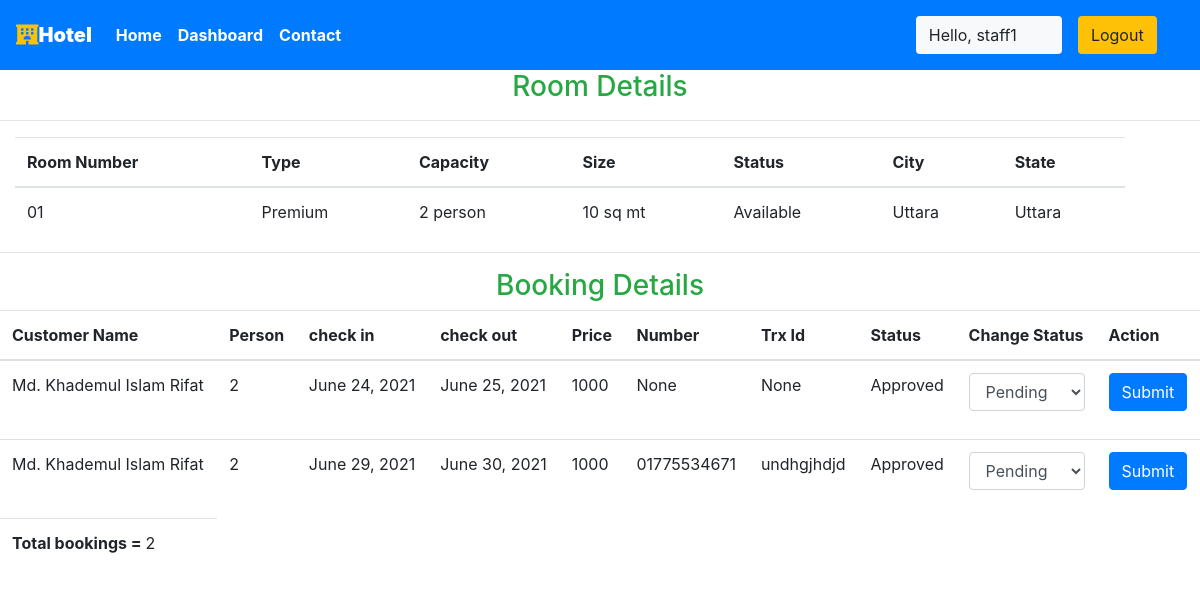
The app's page /staff/panel/view-room?roomid=21 (signed in) with its own data.
### main/models.py (models this page shows, shortened)
class CustomUser(AbstractUser):
     date_of_birth = models.DateField(verbose_name=_("Date of birth"), blank=True, null=True)
     address1 = models.CharField(verbose_name=_("Address line 1"), max_length=1024, blank=True, null=True)
     zip_code = models.CharField(verbose_name=_("Postal Code"), max_length=12, blank=True, null=True)
     city = models.CharField(verbose_name=_("City"), max_length=1024, blank=True, null=True)
     country = CountryField(blank=True, null=True)
     phone_regex = RegexValidator(regex=r"^\+(?:[0-9]●?){6,14}[0-9]$", message=_("Enter a valid international mobile phone number starting with +(country code)"))
     mobile_phone = models.CharField(validators=[phone_regex], verbose_name=_("Mobile phone"), max_length=17, blank=True, null=True)
     photo = models.ImageField(verbose_name=_("Photo"), upload_to='photos/', default='photos/default-user-avatar.png')
     class Meta:
         ordering = ['last_name']

class Room(models.Model):
    ROOM_STATUS = (
    ("1", "available"),
    ("2", "not available"),
    )
    ROOM_TYPE = (
    ("1", "Premium"),
    ("2", "Deluxe"),
    ("3","Economi"),
    )
    id = models.AutoField(primary_key=True)
    room_type = models.CharField(max_length=50,choices = ROOM_TYPE)
    capacity = models.IntegerField()
    price = models.IntegerField()
    size = models.IntegerField()
    hotel = models.ForeignKey(Hotel, on_delete = models.CASCADE)
    status = models.CharField(choices =ROOM_STATUS,max_length = 15)
    roomnumber = models.IntegerField()
    photo=models.ImageField(upload_to='room/', null=True, blank=True)
    Services=models.CharField(max_length=30,null=True)

class Hotel(models.Model):
    id = models.AutoField(primary_key=True)
    name = models.CharField(max_length=30,null=True)
    owner = models.ForeignKey(CustomUser, blank=True, null=True, on_delete=models.CASCADE)
    location = models.CharField(max_length=50)
    state = models.CharField(max_length=50,null=True)
    country = models.CharField(max_length=50,null=True)
    photo=models.ImageField(upload_to='hotel/', null=True, blank=True)

class Reservation(models.Model):
    Reservation_STATUS = (
    ("1", "Pending"),
    ("2", "Approved"),
    ("3", "Canceled"),
    )
    status=models.CharField(choices=Reservation_STATUS, max_length=15, default="Pending")
    id = models.AutoField(primary_key=True)
    check_in = models.DateField(auto_now =False)
    check_out = models.DateField()
    room = models.ForeignKey(Room, on_delete = models.CASCADE)
    guest = models.ForeignKey(CustomUser, on_delete= models.CASCADE)
    payment_number=models.CharField(max_length=20, null=True, blank=True)
    trnxid=models.CharField(max_length=250,null=True, blank=True)
    booking_id = models.CharField(max_length=100,default="null")
    @property
    def total_price(self):
        days = (self.check_out - self.check_in).days
        result = self.room.price * days
        return result

### main/views.py (the view)
# urls.py: path('staff/panel/view-room', views.view_room,name="viewroom"),
@login_required(login_url='/staff')
def view_room(request):
    room_id = request.GET['roomid']
    room = Room.objects.all().get(id=room_id)
    reservation = Reservation.objects.all().filter(room=room)
    return HttpResponse(render(request,'staff/viewroom.html',{'room':room,'reservations':reservation}))

### main/templatetags/app_tags.py (called while the page is built)
@register.filter(name='has_group')
def has_group(user, group_name):
    group = Group.objects.get(name=group_name)
    return True if group in user.groups.all() else False

### templates/staff/viewroom.html (shortened to what this page needs)
 {% extends 'basic.html' %} {% block title %}View Room {% endblock title %}
  {% block body %}
<h3 class="text-success" style="text-align: center;">Room Details</h3>
<hr>
<div class="container mx-0 ">
  <table class="table">
    <thead>
        <th>Room Number</th>
        <th>Type</th>
        <th>Capacity</th>
        <th>Size</th>
        <th>Status</th>
        <th>City</th>
        <th>State</th>
    </thead>
    <tr>
      <td>0{{room.roomnumber}}</td>
      <td>{{room.get_room_type_display}}</td>
      <td>{{room.capacity}} person</td>
      <td>{{room.size}} sq mt</td>
      <td>{{room.get_status_display| capfirst}}</td>
      <td>{{room.hotel.location| capfirst}}</td>
      <td>{{room.hotel.state| capfirst}}</td>
    </tr>
  </table>
</div>
<hr> {% if reservations %}
<h3 class="text-success"  style="text-align: center;">Booking Details</h3>
<table class="table">
    <thead>
        <th>Customer Name</th>
        <th>Person</th>
        <th>check in</th>
        <th>check out</th>
        <th>Price</th>
        <th>Number</th>
        <th>Trx Id</th>
        <th>Status</th>
        <th>Change Status</th>
        <th>Action</th>
    </thead>
    {% for each_detail in reservations %}
    <tr>
        <td>{{each_detail.guest.first_name}} {{each_detail.guest.last_name}}</td>
        <td>{{each_detail.room.capacity}}</td>
        <td>{{each_detail.check_in}}</td>
        <td>{{each_detail.check_out}}</td>
        <td>{{each_detail.total_price}}</td>
        <td>{{each_detail.payment_number}}</td>
        <td>{{each_detail.trnxid}}</td>
        <td>{{each_detail.get_status_display}}</td>
        <td>
        <form action="/staff/panel/change-status" method="POST" enctype="multipart/form-data">
                <div class="form-group">
                  <select class="form-control" name="status" id="roomtype">
                    <option value="1">Pending</option>
                  </select>
                </div>
        </td>
        <td><button type="submit" class="btn btn-primary">Submit</button>
        {% endfor %}
        </td>
    </tr>
    <tr>
        <td><b>Total bookings = </b>{{reservations | length}}</td>
    </tr>
</table>
{% else %}
<p>No details found</p>
{% endif %}
 {% endblock body %}

### templates/basic.html (shortened to what this page needs)
{% load static %}
{% load app_tags %}
<!DOCTYPE html>
<!DOCTYPE html>
<html lang="en">
<head>
    <link rel="stylesheet" href="https://use.fontawesome.com/releases/v5.7.0/css/all.css">
    <link rel="stylesheet" href="{% static 'bootstrap\bootstrap.css' %}">
    <link rel="stylesheet" href="https://maxcdn.bootstrapcdn.com/bootstrap/4.5.0/css/bootstrap.min.css" >
</head>
<body style="dbackground-image: url('https://source.unsplash.com/random');height: 100%;">
    <div class="container-fluid px-0">
        <nav class="navbar navbar-expand-lg navbar-dark bg-primary font-weight-bold">
            <a class="navbar-brand text-bold bg-black " href="/"><i class="fas fa-hotel text-warning"></i><b>Hotel </b></a>
            <div class="collapse navbar-collapse " id="navbarSupportedContent">
                <ul class="navbar-nav mr-auto ">
                    <li class="nav-item active">
                        <a class="nav-link text-bold " href="/"> Home</a>
                    </li>
                    {% if request.user|has_group:"hotel_owner" %}
                    <li class="nav-item active">
                        <a class="nav-link text-bold" href="/staff/panel">Dashboard </a>
                    </li>
                    {% elif user.is_staff == False and user.is_authenticated %}
                    <li class="nav-item active">
                            <a class="nav-link text-bold" href="/user/bookings">My Bookings </a>
                        </li>
                    {% endif %}
                    <li class="nav-item active">
                        <a class="nav-link text-bold" href="/contact">Contact </a>
                    </li>
                </ul>
                {% if user.is_authenticated %}
                      <button class="btn btn-group bg-light" data-toggle="modal" data-target="#forlogin">
                       Hello, {{request.user.username}}
                       <a href="/logout" class="nav-link">
                    <button class="btn btn-group bg-warning" data-toggle="modal" data-target="#forlogin">
                        Logout
                    </button></a>&nbsp; &nbsp;
                    </button>
                {% endif %}
            </div>
        </nav>
    </div>
    {% block body %}
    {% endblock body %}
</body>
</html>

### templates/basic.html (style rules this page uses)
a { text-decoration: none; }

### records on screen
CustomUser: user.username "staff1"
Room: roomnumber "1", room_type "Premium", capacity "2", size "10", status "Available", hotel.location "Uttara", hotel.state "Uttara"
Reservation: guest.first_name "Md. Khademul Islam", guest.last_name "Rifat", room.capacity "2", check_in "June 24, 2021", check_out "June 25, 2021", total_price "1000", payment_number "None", trnxid "None", status "Approved"
Reservation: guest.first_name "Md. Khademul Islam", guest.last_name "Rifat", room.capacity "2", check_in "June 29, 2021", check_out "June 30, 2021", total_price "1000", payment_number "01775534671", trnxid "undhgjhdjd", status "Approved"

### other values on screen
{{ reservations | length }} "2"
